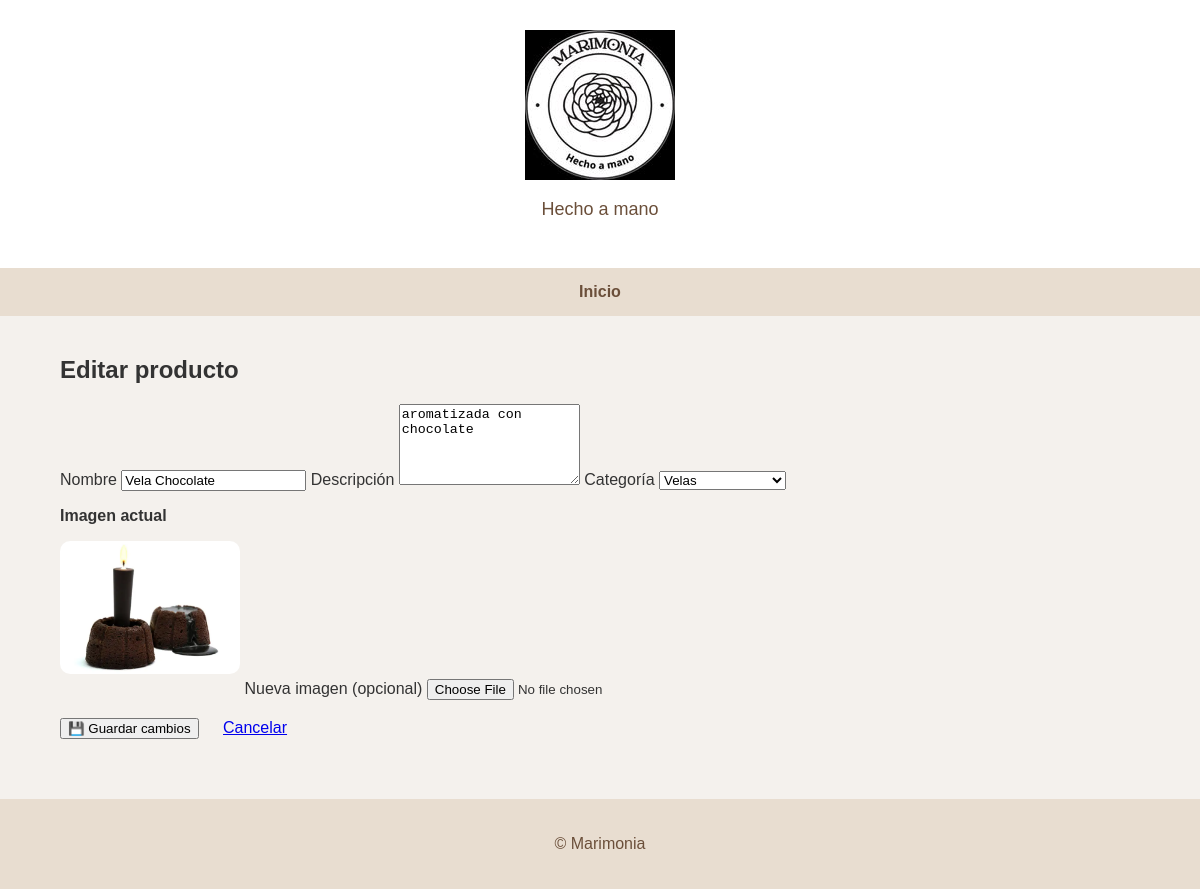
/admin/producto/1/editar (signed in), run on the app's committed database.
### app/models.py (models this page shows)
class Producto(db.Model):
    __tablename__ = "producto"
    id = db.Column(db.Integer, primary_key=True)
    nombre = db.Column(db.String(100), nullable=False)
    descripcion = db.Column(db.Text)
    imagen = db.Column(db.String(200))
    categoria_id = db.Column(
        db.Integer,
        db.ForeignKey("categoria.id"),
        nullable=False
    )

class Categoria(db.Model):
    __tablename__ = "categoria"
    id = db.Column(db.Integer, primary_key=True)
    nombre = db.Column(db.String(100), unique=True, nullable=False)
    imagen = db.Column(db.String(200))
    productos = db.relationship(
        "Producto",
        backref="categoria",
        lazy=True
    )

### app/routes.py (the view)
@main.route("/admin/producto/<int:id>/editar")
@login_required
def editar_producto(id):
    producto = Producto.query.get_or_404(id)
    categorias = Categoria.query.all()
    return render_template(
        "editar.html",
        producto=producto,
        categorias=categorias,
    )

### app/__init__.py (called while the page is built)
@login_manager.user_loader
def load_user(user_id):
    from .models import Usuario
    return Usuario.query.get(int(user_id))

### app/templates/editar.html (shortened to what this page needs)
{% extends "layout.html" %}
{% block contenido %}
<h2>Editar producto</h2>
<form method="POST"
      action="{{ url_for('main.guardar_producto', id=producto.id) }}"
      enctype="multipart/form-data">
    <label>Nombre</label>
    <input
        type="text"
        name="nombre"
        value="{{ producto.nombre }}"
        required>
    <label>Descripción</label>
    <textarea
        name="descripcion"
        rows="5">{{ producto.descripcion }}</textarea>
    <label>Categoría</label>
    <select name="categoria">
        {% for categoria in categorias %}
        <option
            value="{{ categoria.id }}"
            {% if categoria.id == producto.categoria_id %}
            selected
            {% endif %}>
            {{ categoria.nombre }}
        </option>
        {% endfor %}
    </select>
    <p><strong>Imagen actual</strong></p>
    {% if producto.imagen %}
    <img
        src="{{ url_for('static', filename='images/productos/' + producto.imagen) }}"
        width="180"
        style="border-radius:10px; margin-bottom:20px;">
    {% endif %}
    <label>Nueva imagen (opcional)</label>
    <input
        type="file"
        name="imagen">
    <br><br>
    <button type="submit">
        💾 Guardar cambios
    </button>
    <a href="{{ url_for('main.admin') }}"
       style="margin-left:20px;">
        Cancelar
    </a>
</form>
{% endblock %}

### app/static/css/style.css (style rules this page uses)
body { font-family: Arial, sans-serif; background: #f4f1ed; margin: 0; color: #333; }

### data on the page
Producto: nombre "Vela Chocolate", descripcion "aromatizada con chocolate", categoria "Velas", imagen (picture)
